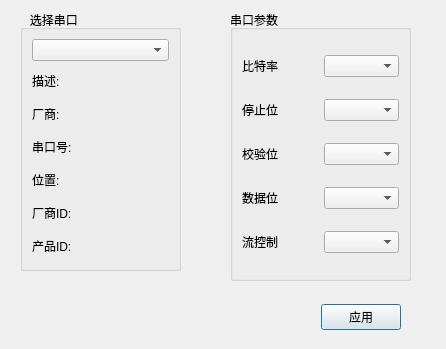
<?xml version="1.0" encoding="UTF-8"?>
<ui version="4.0">
 <class>SPSettingsDialog</class>
 <widget class="QDialog" name="SPSettingsDialog">
  <property name="geometry">
   <rect>
    <x>0</x>
    <y>0</y>
    <width>446</width>
    <height>349</height>
   </rect>
  </property>
  <property name="windowTitle">
   <string>Dialog</string>
  </property>
  <widget class="QGroupBox" name="selectPortBox">
   <property name="geometry">
    <rect>
     <x>20</x>
     <y>10</y>
     <width>161</width>
     <height>261</height>
    </rect>
   </property>
   <property name="title">
    <string>   选择串口</string>
   </property>
   <layout class="QGridLayout" name="gridLayout">
    <item row="0" column="0">
     <widget class="QComboBox" name="serialPortInfoListBox">
      <property name="styleSheet">
       <string notr="true"/>
      </property>
     </widget>
    </item>
    <item row="1" column="0">
     <widget class="QLabel" name="descriptionLabel">
      <property name="text">
       <string>描述:</string>
      </property>
     </widget>
    </item>
    <item row="2" column="0">
     <widget class="QLabel" name="manufactureLabel">
      <property name="text">
       <string>厂商:</string>
      </property>
     </widget>
    </item>
    <item row="3" column="0">
     <widget class="QLabel" name="serialPortNumberLabel">
      <property name="text">
       <string>串口号:</string>
      </property>
     </widget>
    </item>
    <item row="4" column="0">
     <widget class="QLabel" name="locationLabel">
      <property name="text">
       <string>位置:</string>
      </property>
     </widget>
    </item>
    <item row="5" column="0">
     <widget class="QLabel" name="VendIdLabel">
      <property name="text">
       <string>厂商ID:</string>
      </property>
     </widget>
    </item>
    <item row="6" column="0">
     <widget class="QLabel" name="productIdLabel">
      <property name="text">
       <string>产品ID:</string>
      </property>
     </widget>
    </item>
   </layout>
  </widget>
  <widget class="QGroupBox" name="portParamsBox">
   <property name="geometry">
    <rect>
     <x>230</x>
     <y>10</y>
     <width>181</width>
     <height>271</height>
    </rect>
   </property>
   <property name="title">
    <string>串口参数</string>
   </property>
   <layout class="QGridLayout" name="gridLayout_2">
    <item row="0" column="0">
     <widget class="QLabel" name="baudRateLabel">
      <property name="text">
       <string>比特率</string>
      </property>
     </widget>
    </item>
    <item row="0" column="1">
     <widget class="QComboBox" name="baudRateBox"/>
    </item>
    <item row="1" column="0">
     <widget class="QLabel" name="stopBitLabel">
      <property name="text">
       <string>停止位</string>
      </property>
     </widget>
    </item>
    <item row="1" column="1">
     <widget class="QComboBox" name="stopBitBox"/>
    </item>
    <item row="2" column="0">
     <widget class="QLabel" name="checkBitLabel">
      <property name="text">
       <string>校验位</string>
      </property>
     </widget>
    </item>
    <item row="2" column="1">
     <widget class="QComboBox" name="checkBitBox"/>
    </item>
    <item row="3" column="0">
     <widget class="QLabel" name="dataBitLabel">
      <property name="text">
       <string>数据位</string>
      </property>
     </widget>
    </item>
    <item row="3" column="1">
     <widget class="QComboBox" name="dataBitBox"/>
    </item>
    <item row="4" column="0">
     <widget class="QLabel" name="flowControlLabel">
      <property name="text">
       <string>流控制</string>
      </property>
     </widget>
    </item>
    <item row="4" column="1">
     <widget class="QComboBox" name="flowControlBox"/>
    </item>
   </layout>
  </widget>
  <widget class="QWidget" name="layoutWidget">
   <property name="geometry">
    <rect>
     <x>30</x>
     <y>300</y>
     <width>371</width>
     <height>35</height>
    </rect>
   </property>
   <layout class="QHBoxLayout" name="horizontalLayout">
    <item>
     <spacer name="horizontalSpacer">
      <property name="orientation">
       <enum>Qt::Horizontal</enum>
      </property>
      <property name="sizeHint" stdset="0">
       <size>
        <width>40</width>
        <height>20</height>
       </size>
      </property>
     </spacer>
    </item>
    <item>
     <widget class="QPushButton" name="spConfigApplyBtn">
      <property name="text">
       <string>应用</string>
      </property>
     </widget>
    </item>
   </layout>
  </widget>
 </widget>
 <resources/>
 <connections/>
</ui>
